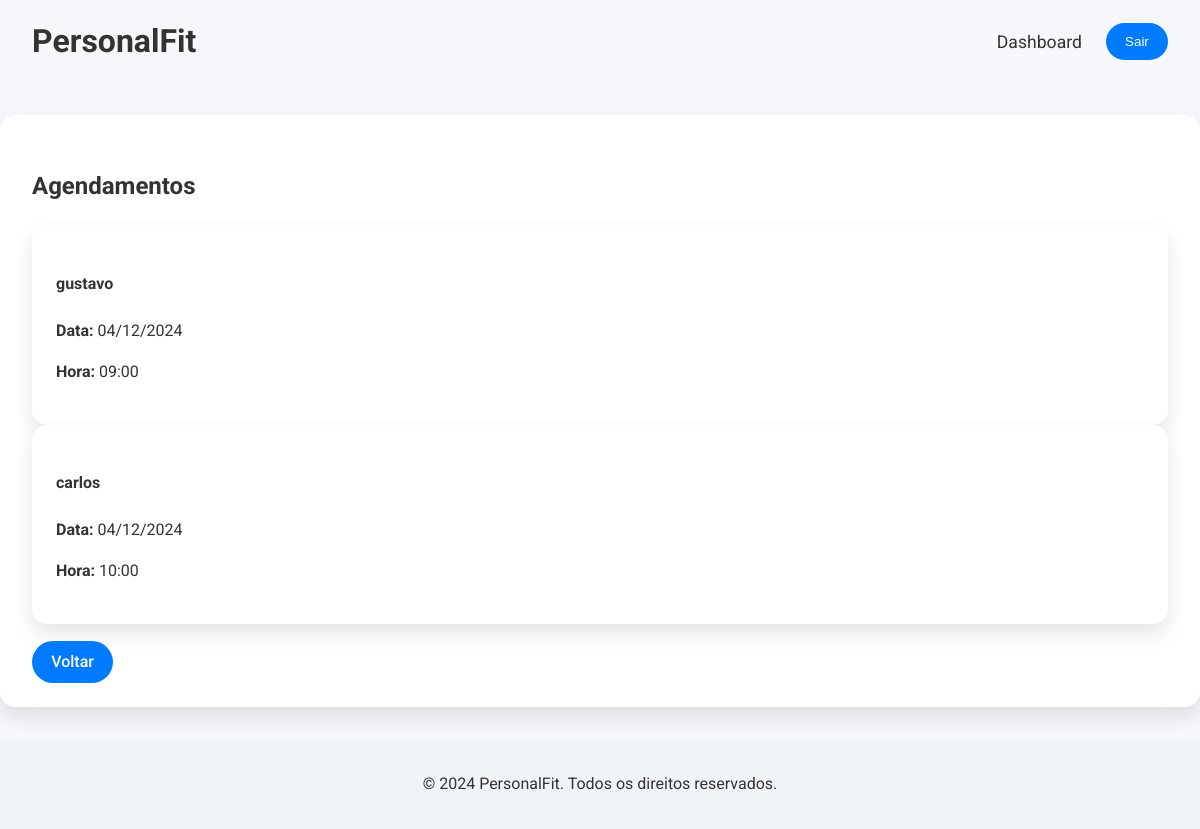
/teacher-dashboard/appointments/ (signed in), run on the app's committed database.
### pe_evaluation/models.py (models this page shows, shortened)
class Appointment(models.Model):
    student = models.ForeignKey(Student, on_delete=models.CASCADE, related_name='appointments')
    date = models.DateField()
    time = models.TimeField()
    created_at = models.DateTimeField(auto_now_add=True)

class Student(models.Model):
    user = models.OneToOneField(User, on_delete=models.CASCADE)
    age = models.IntegerField(null=True, blank=True)
    height = models.FloatField(null=True, blank=True)
    weight = models.FloatField(null=True, blank=True)
    goal = models.CharField(max_length=50, choices=[
        ('Condicionamento Físico', 'Condicionamento Físico'),
        ('Emagrecimento', 'Emagrecimento'),
        ('Ganho de Massa Muscular', 'Ganho de Massa Muscular'),
    ], null=True, blank=True)

### pe_evaluation/views.py (the view)
# urls.py: path('teacher-dashboard/appointments/', views.teacher_appointments, name='teacher_appointments'),
@login_required
@user_passes_test(is_teacher)
def teacher_appointments(request):
    appointments = Appointment.objects.all().order_by('date', 'time')
    return render(request, 'teacher_appointments.html', {'appointments': appointments})

### pe_evaluation/views.py (called while the page is built)
def is_teacher(user):
    return user.is_authenticated and (user.is_staff or user.is_superuser)

### pe_evaluation/templates/teacher_appointments.html (shortened to what this page needs)
{% extends 'base.html' %}
{% load static %}
{% load l10n %}
{% block content %}
<section class="section-modern">
    <div class="dashboard-container">
        <h2>Agendamentos</h2>
        <div class="appointments-list">
            {% if appointments %}
                <div class="appointment-cards">
                    {% for appointment in appointments %}
                        <div class="appointment-card">
                            <h4>{{ appointment.student.user.username }}</h4>
                            <p><strong>Data:</strong> {{ appointment.date|date:"d/m/Y" }}</p>
                            <p><strong>Hora:</strong> {{ appointment.time|time:"H:i" }}</p>
                        </div>
                    {% endfor %}
                </div>
            {% else %}
                <p>Nenhum agendamento registrado ainda.</p>
            {% endif %}
        </div>
        <br>
        <a href="{% url 'teacher_dashboard' %}" class="btn back-button">Voltar</a>
    </div>
</section>
{% endblock %}

### pe_evaluation/static/css/style.css (style rules this page uses)
body { font-family: 'Roboto', sans-serif; line-height: 1.6; margin: 0; color: #333; background-color: #f5f7fa; display: flex; flex-direction: column; min-height: 100vh; }
.container, .dashboard-container { max-width: 1200px; margin: 2rem auto; padding: 2rem; background: #ffffff; border-radius: 15px; box-shadow: 0 10px 20px rgba(0, 0, 0, 0.1); }
.metric-card, .student-card, .appointment-card, .plan-card { background-color: #ffffff; padding: 1.5rem; border-radius: 15px; box-shadow: 0 10px 20px rgba(0, 0, 0, 0.1); transition: transform 0.3s, box-shadow 0.3s; }
.btn, nav ul li a.btn { background-color: #007BFF; color: #fff; padding: 0.7rem 1.2rem; border: none; border-radius: 50px; cursor: pointer; font-weight: 500; text-decoration: none; transition: background-color 0.3s, transform 0.3s; }

### data on the page
Appointment: student.user.username "gustavo", date "04/12/2024", time "09:00"
Appointment: student.user.username "carlos", date "04/12/2024", time "10:00"
